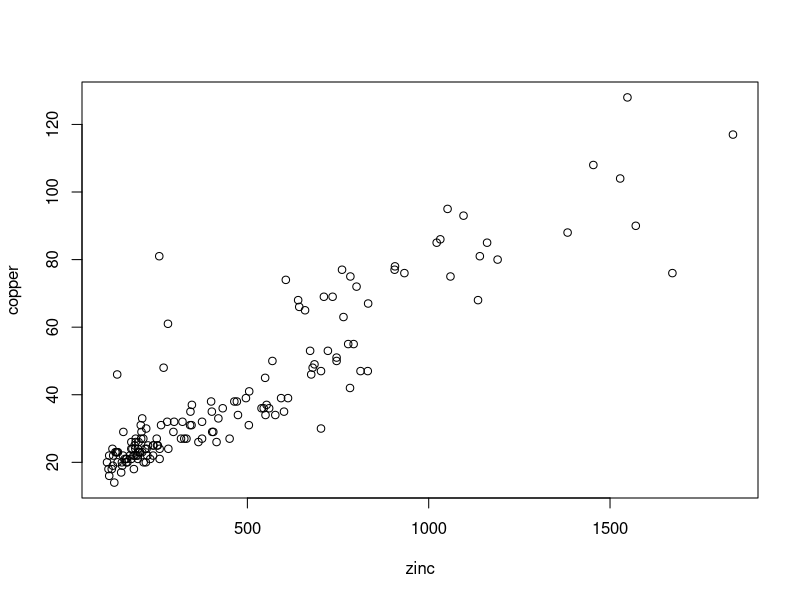
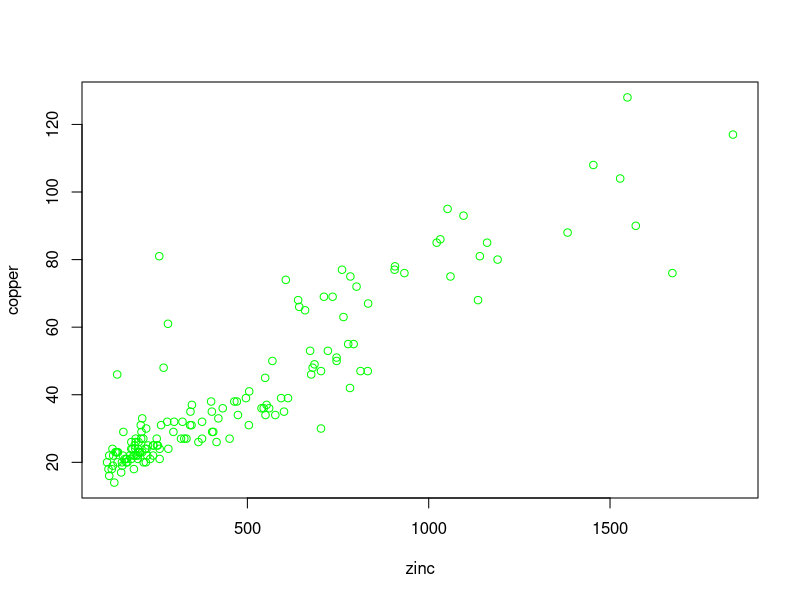
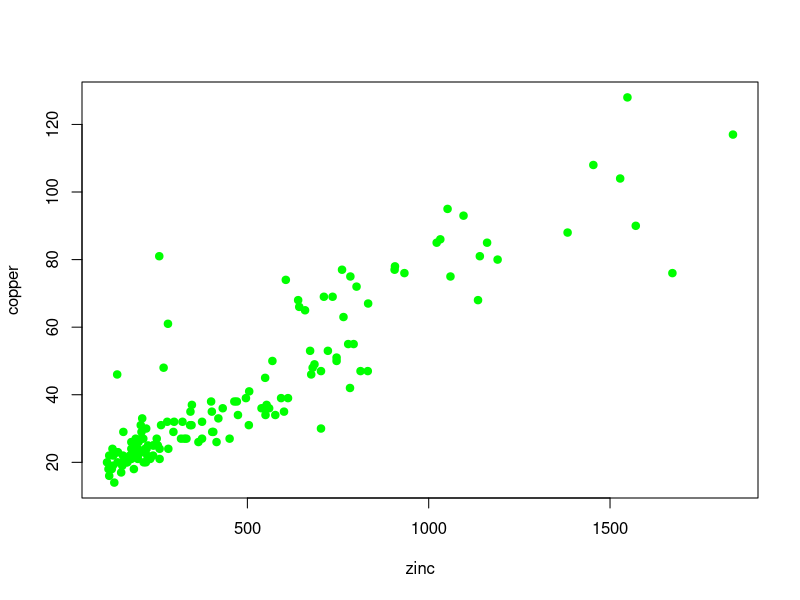
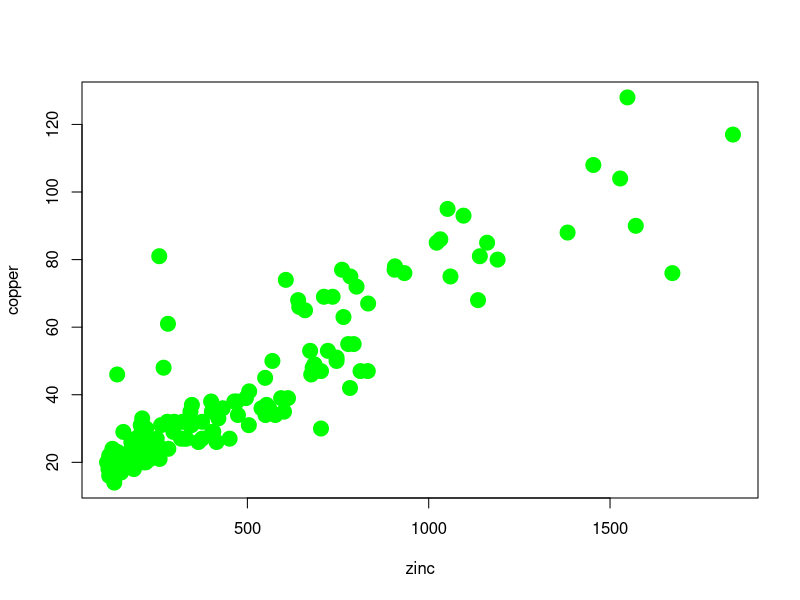
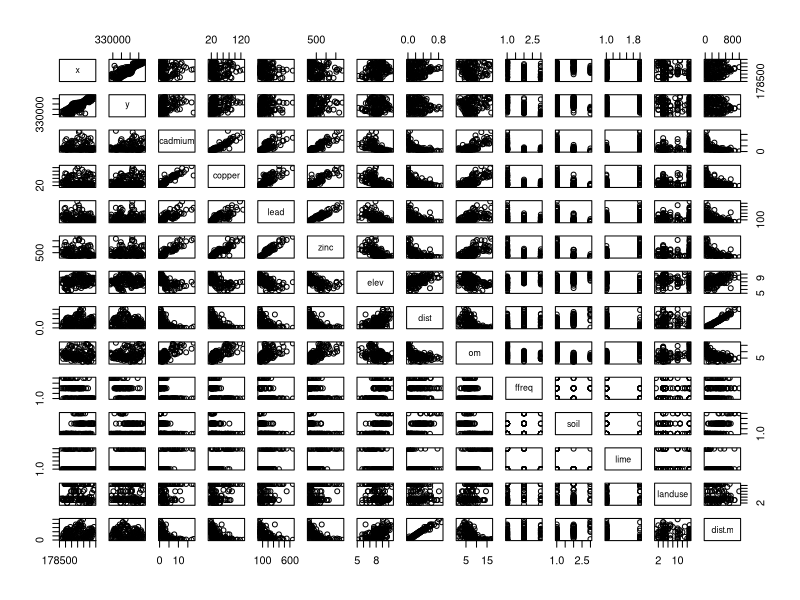
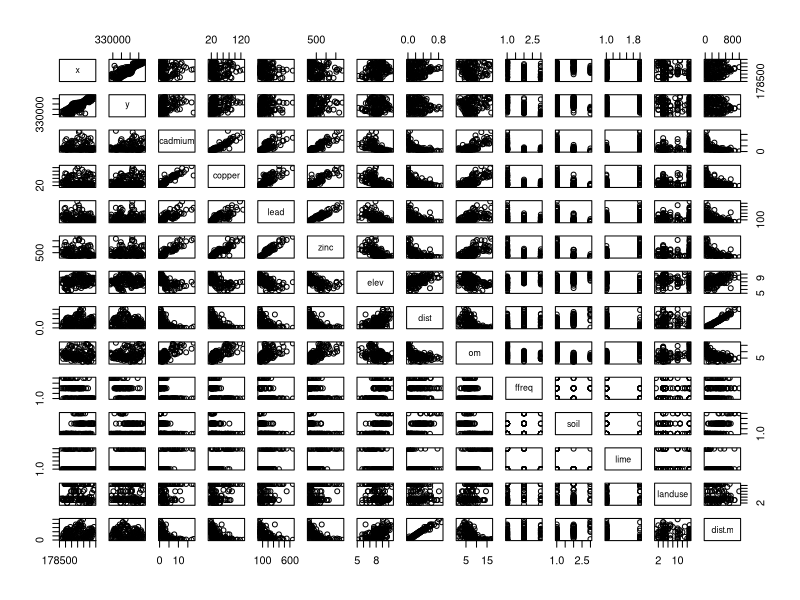
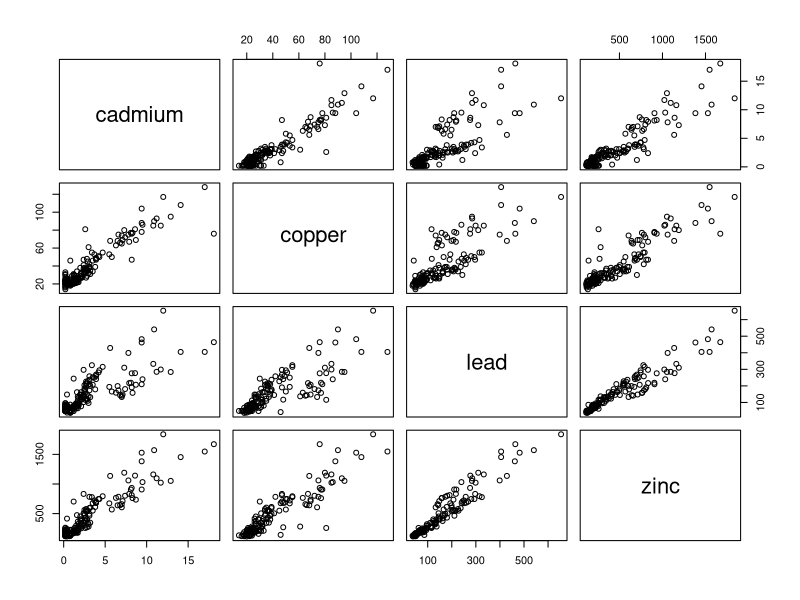
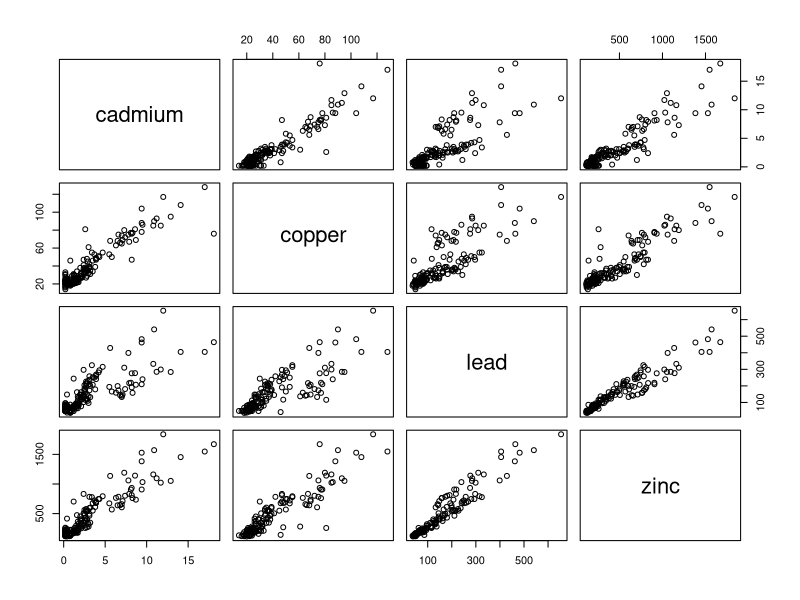

These figures' R source, in order:
install.packages("sp")

library(sp)
data(meuse)

# Let's see how the meuse dataset is structured:
meuse

# let's look at the first row of the set
head(meuse)

# exercise: make the summary of the set
summary(meuse)

# lets' plot two variables
# let's see of the zinc concentration is realted to that of copper
attach(meuse)
plot(zinc,copper)
plot(zinc,copper,col="green")
plot(zinc,copper,col="green",pch=19)
plot(zinc,copper,col="green",pch=19,cex=2)

#plot altogether!
pairs(meuse)

#lecture2
#recall package and dataset
library(sp)
data(meuse)

pairs(meuse)
head(meuse)

#cadmium copper lead zinc
#pairs with soil variables

pairs(meuse[,3:6])

#use the columns' name 
pairs(~ cadmium + copper + lead + zinc, data=meuse)

#let's prettify the graph
#Exercise: change the colour 

pairs(meuse[,3:6], col="green")

#Exercise: change the symbol to filled triangles

pairs(meuse[,3:6], col="green", pch=17)

#Exercise: increase the size of triangles

pairs(meuse[,3:6], col="green", pch=17, cex=2)
